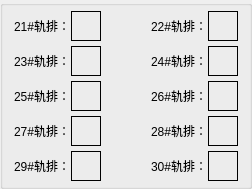
          <widget class="QGroupBox" name="groupBox_3">
           <property name="title">
            <string/>
           </property>
           <layout class="QGridLayout" name="gridLayout_9">
            <property name="topMargin">
             <number>5</number>
            </property>
            <property name="rightMargin">
             <number>11</number>
            </property>
            <property name="bottomMargin">
             <number>5</number>
            </property>
            <property name="horizontalSpacing">
             <number>50</number>
            </property>
            <property name="verticalSpacing">
             <number>5</number>
            </property>
            <item row="1" column="0">
             <layout class="QHBoxLayout" name="horizontalLayout_21">
              <item>
               <widget class="QLabel" name="Status_21">
                <property name="text">
                 <string>23#轨排：</string>
                </property>
               </widget>
              </item>
              <item>
               <widget class="QLabel" name="StatusLed_21">
                <property name="minimumSize">
                 <size>
                  <width>30</width>
                  <height>30</height>
                 </size>
                </property>
                <property name="maximumSize">
                 <size>
                  <width>30</width>
                  <height>30</height>
                 </size>
                </property>
                <property name="frameShape">
                 <enum>QFrame::Box</enum>
                </property>
                <property name="text">
                 <string/>
                </property>
                <property name="pixmap">
                 <pixmap>:/new/prefix1/LED1.png</pixmap>
                </property>
                <property name="scaledContents">
                 <bool>true</bool>
                </property>
               </widget>
              </item>
             </layout>
            </item>
            <item row="2" column="0">
             <layout class="QHBoxLayout" name="horizontalLayout_22">
              <item>
               <widget class="QLabel" name="Status_22">
                <property name="text">
                 <string>25#轨排：</string>
                </property>
               </widget>
              </item>
              <item>
               <widget class="QLabel" name="StatusLed_22">
                <property name="minimumSize">
                 <size>
                  <width>30</width>
                  <height>30</height>
                 </size>
                </property>
                <property name="maximumSize">
                 <size>
                  <width>30</width>
                  <height>30</height>
                 </size>
                </property>
                <property name="frameShape">
                 <enum>QFrame::Box</enum>
                </property>
                <property name="text">
                 <string/>
                </property>
                <property name="pixmap">
                 <pixmap>:/new/prefix1/LED1.png</pixmap>
                </property>
                <property name="scaledContents">
                 <bool>true</bool>
                </property>
               </widget>
              </item>
             </layout>
            </item>
            <item row="0" column="1">
             <layout class="QHBoxLayout" name="horizontalLayout_23">
              <item>
               <widget class="QLabel" name="Status_23">
                <property name="text">
                 <string>22#轨排：</string>
                </property>
               </widget>
              </item>
              <item>
               <widget class="QLabel" name="StatusLed_23">
                <property name="minimumSize">
                 <size>
                  <width>30</width>
                  <height>30</height>
                 </size>
                </property>
                <property name="maximumSize">
                 <size>
                  <width>30</width>
                  <height>30</height>
                 </size>
                </property>
                <property name="frameShape">
                 <enum>QFrame::Box</enum>
                </property>
                <property name="text">
                 <string/>
                </property>
                <property name="pixmap">
                 <pixmap>:/new/prefix1/LED1.png</pixmap>
                </property>
                <property name="scaledContents">
                 <bool>true</bool>
                </property>
               </widget>
              </item>
             </layout>
            </item>
            <item row="3" column="0">
             <layout class="QHBoxLayout" name="horizontalLayout_24">
              <item>
               <widget class="QLabel" name="Status_24">
                <property name="text">
                 <string>27#轨排：</string>
                </property>
               </widget>
              </item>
              <item>
               <widget class="QLabel" name="StatusLed_24">
                <property name="minimumSize">
                 <size>
                  <width>30</width>
                  <height>30</height>
                 </size>
                </property>
                <property name="maximumSize">
                 <size>
                  <width>30</width>
                  <height>30</height>
                 </size>
                </property>
                <property name="frameShape">
                 <enum>QFrame::Box</enum>
                </property>
                <property name="text">
                 <string/>
                </property>
                <property name="pixmap">
                 <pixmap>:/new/prefix1/LED1.png</pixmap>
                </property>
                <property name="scaledContents">
                 <bool>true</bool>
                </property>
               </widget>
              </item>
             </layout>
            </item>
            <item row="3" column="1">
             <layout class="QHBoxLayout" name="horizontalLayout_25">
              <item>
               <widget class="QLabel" name="Status_25">
                <property name="text">
                 <string>28#轨排：</string>
                </property>
               </widget>
              </item>
              <item>
               <widget class="QLabel" name="StatusLed_25">
                <property name="minimumSize">
                 <size>
                  <width>30</width>
                  <height>30</height>
                 </size>
                </property>
                <property name="maximumSize">
                 <size>
                  <width>30</width>
                  <height>30</height>
                 </size>
                </property>
                <property name="frameShape">
                 <enum>QFrame::Box</enum>
                </property>
                <property name="text">
                 <string/>
                </property>
                <property name="pixmap">
                 <pixmap>:/new/prefix1/LED1.png</pixmap>
                </property>
                <property name="scaledContents">
                 <bool>true</bool>
                </property>
               </widget>
              </item>
             </layout>
            </item>
            <item row="1" column="1">
             <layout class="QHBoxLayout" name="horizontalLayout_26">
              <item>
               <widget class="QLabel" name="Status_26">
                <property name="text">
                 <string>24#轨排：</string>
                </property>
               </widget>
              </item>
              <item>
               <widget class="QLabel" name="StatusLed_26">
                <property name="minimumSize">
                 <size>
                  <width>30</width>
                  <height>30</height>
                 </size>
                </property>
                <property name="maximumSize">
                 <size>
                  <width>30</width>
                  <height>30</height>
                 </size>
                </property>
                <property name="frameShape">
                 <enum>QFrame::Box</enum>
                </property>
                <property name="text">
                 <string/>
                </property>
                <property name="pixmap">
                 <pixmap>:/new/prefix1/LED1.png</pixmap>
                </property>
                <property name="scaledContents">
                 <bool>true</bool>
                </property>
               </widget>
              </item>
             </layout>
            </item>
            <item row="0" column="0">
             <layout class="QHBoxLayout" name="horizontalLayout_27">
              <item>
               <widget class="QLabel" name="Status_27">
                <property name="text">
                 <string>21#轨排：</string>
                </property>
               </widget>
              </item>
              <item>
               <widget class="QLabel" name="StatusLed_27">
                <property name="minimumSize">
                 <size>
                  <width>30</width>
                  <height>30</height>
                 </size>
                </property>
                <property name="maximumSize">
                 <size>
                  <width>30</width>
                  <height>30</height>
                 </size>
                </property>
                <property name="frameShape">
                 <enum>QFrame::Box</enum>
                </property>
                <property name="text">
                 <string/>
                </property>
                <property name="pixmap">
                 <pixmap>:/new/prefix1/LED1.png</pixmap>
                </property>
                <property name="scaledContents">
                 <bool>true</bool>
                </property>
               </widget>
              </item>
             </layout>
            </item>
            <item row="2" column="1">
             <layout class="QHBoxLayout" name="horizontalLayout_28">
              <item>
               <widget class="QLabel" name="Status_28">
                <property name="text">
                 <string>26#轨排：</string>
                </property>
               </widget>
              </item>
              <item>
               <widget class="QLabel" name="StatusLed_28">
                <property name="minimumSize">
                 <size>
                  <width>30</width>
                  <height>30</height>
                 </size>
                </property>
                <property name="maximumSize">
                 <size>
                  <width>30</width>
                  <height>30</height>
                 </size>
                </property>
                <property name="frameShape">
                 <enum>QFrame::Box</enum>
                </property>
                <property name="text">
                 <string/>
                </property>
                <property name="pixmap">
                 <pixmap>:/new/prefix1/LED1.png</pixmap>
                </property>
                <property name="scaledContents">
                 <bool>true</bool>
                </property>
               </widget>
              </item>
             </layout>
            </item>
            <item row="4" column="1">
             <layout class="QHBoxLayout" name="horizontalLayout_29">
              <item>
               <widget class="QLabel" name="Status_29">
                <property name="text">
                 <string>30#轨排：</string>
                </property>
               </widget>
              </item>
              <item>
               <widget class="QLabel" name="StatusLed_29">
                <property name="minimumSize">
                 <size>
                  <width>30</width>
                  <height>30</height>
                 </size>
                </property>
                <property name="maximumSize">
                 <size>
                  <width>30</width>
                  <height>30</height>
                 </size>
                </property>
                <property name="frameShape">
                 <enum>QFrame::Box</enum>
                </property>
                <property name="text">
                 <string/>
                </property>
                <property name="pixmap">
                 <pixmap>:/new/prefix1/LED1.png</pixmap>
                </property>
                <property name="scaledContents">
                 <bool>true</bool>
                </property>
               </widget>
              </item>
             </layout>
            </item>
            <item row="4" column="0">
             <layout class="QHBoxLayout" name="horizontalLayout_30">
              <item>
               <widget class="QLabel" name="Status_30">
                <property name="text">
                 <string>29#轨排：</string>
                </property>
               </widget>
              </item>
              <item>
               <widget class="QLabel" name="StatusLed_30">
                <property name="minimumSize">
                 <size>
                  <width>30</width>
                  <height>30</height>
                 </size>
                </property>
                <property name="maximumSize">
                 <size>
                  <width>30</width>
                  <height>30</height>
                 </size>
                </property>
                <property name="frameShape">
                 <enum>QFrame::Box</enum>
                </property>
                <property name="text">
                 <string/>
                </property>
                <property name="pixmap">
                 <pixmap>:/new/prefix1/LED1.png</pixmap>
                </property>
                <property name="scaledContents">
                 <bool>true</bool>
                </property>
               </widget>
              </item>
             </layout>
            </item>
           </layout>
          </widget>
